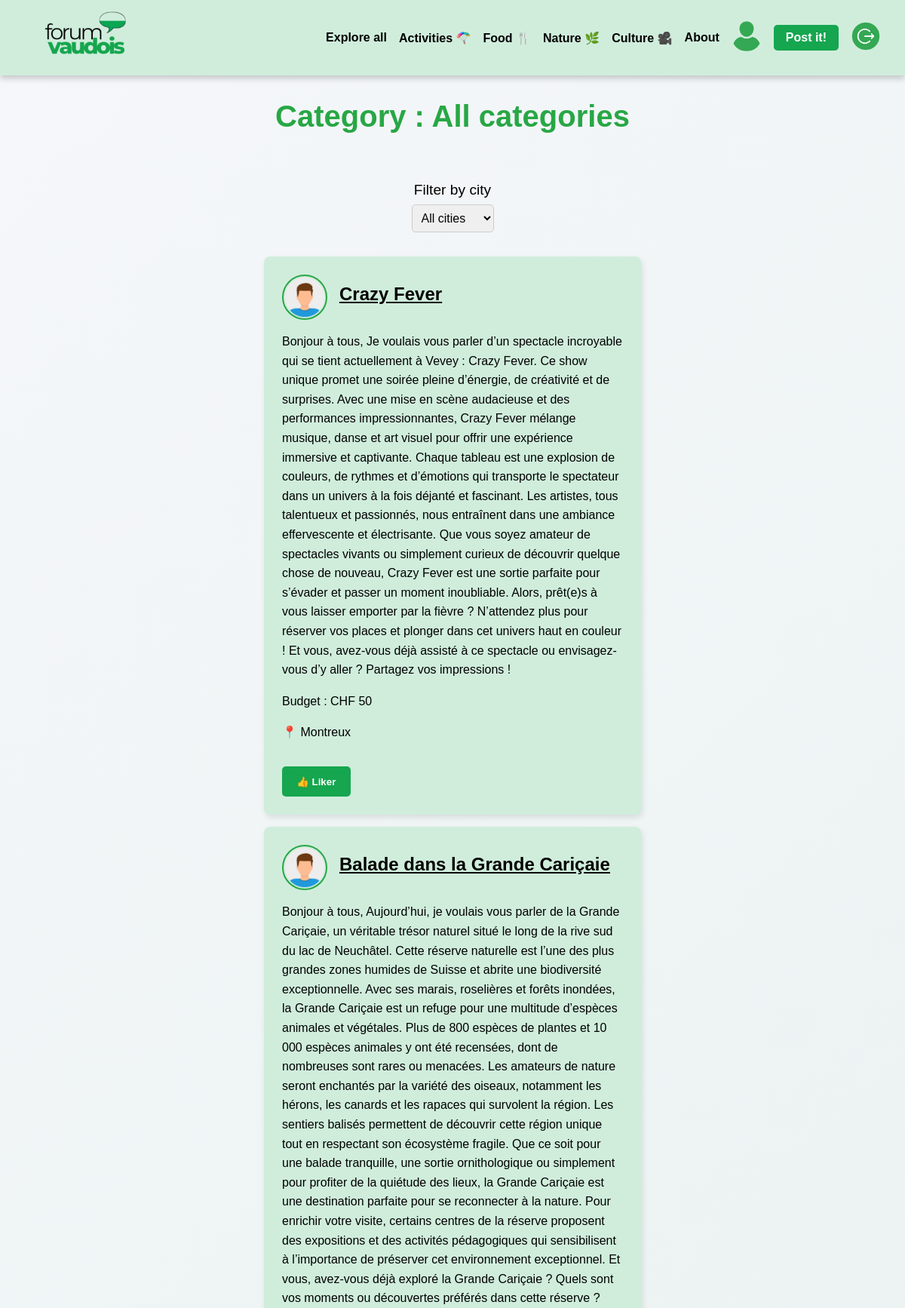
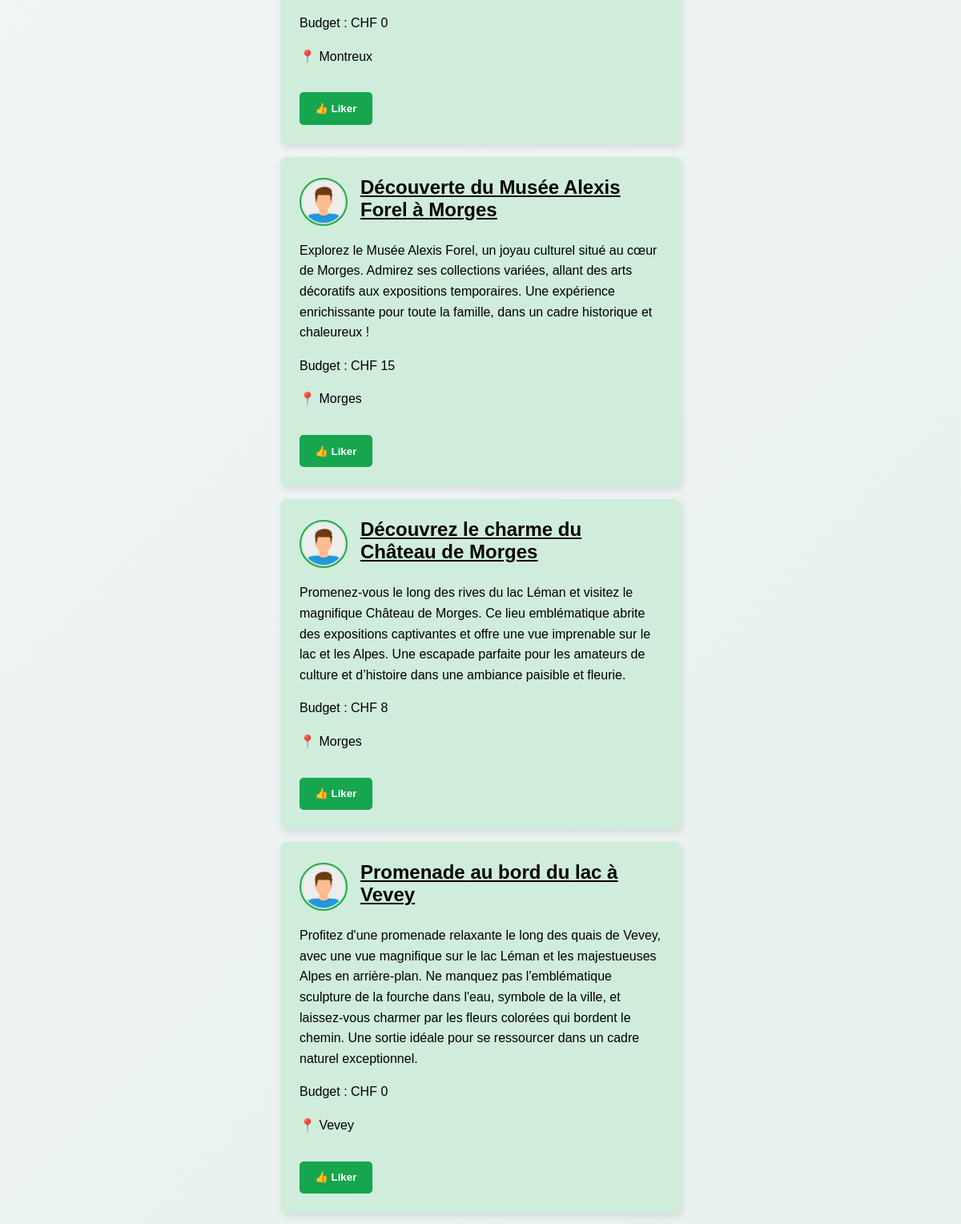
Page /pages/news.php (signed in, upper part) on the committed database (2 pictures, top to bottom).
### tables this page shows
CREATE TABLE Post (
    id INTEGER PRIMARY KEY AUTOINCREMENT,
    id_user INTEGER NOT NULL,
    id_city INTEGER NOT NULL,
    id_category INTEGER NOT NULL,
    title TEXT NOT NULL,
    text TEXT NOT NULL,
    budget REAL,
    address TEXT,
    created_at DATETIME DEFAULT CURRENT_TIMESTAMP,
    last_update DATETIME DEFAULT CURRENT_TIMESTAMP,
    FOREIGN KEY (id_user) REFERENCES User(id) ON DELETE CASCADE,
    FOREIGN KEY (id_city) REFERENCES City(id),
    FOREIGN KEY (id_category) REFERENCES Category(id)
);

### lang/lang_func.php (called while the page is built, shortened)
<?php
if (!function_exists('t')) {
    function t($key)
    {
        $language = getLanguage();
        $path = __DIR__ . DIRECTORY_SEPARATOR . "dictionaries" . DIRECTORY_SEPARATOR;
        $langFile = $path . "{$language}.php";
        $dictionary = require $langFile;
        return (array_key_exists($key, $dictionary))
            ? $dictionary[$key]
            : "[{$key}]";
    }
}
if (!function_exists('getLanguage')) {
    function getLanguage($defaultLanguage = 'fr')
    {
        $language = null;
        if (isset($_GET['lang'])) {
            $language = $_GET['lang'];
        } elseif (isset($_SESSION['LANG'])) {
            $language = $_SESSION['LANG'];
        } else {
            $language = getLanguageFromBrowser($defaultLanguage);
        }
        return $language;
    }
}
if (!function_exists('getSupportedLanguages')) {
    function getSupportedLanguages()
    {
        $path = __DIR__ . DIRECTORY_SEPARATOR . "dictionaries" . DIRECTORY_SEPARATOR;
        $files = glob($path . "*.php");
        $languages = [];
        foreach ($files as $file) {
            $languages[] = pathinfo($file, PATHINFO_FILENAME);
        }
        return $languages;
    }
}
if (!function_exists('loadLanguage')) {
    function loadLanguage($lang)
    {
        $path = __DIR__ . DIRECTORY_SEPARATOR . "dictionaries" . DIRECTORY_SEPARATOR;
        $langFile = $path . "{$lang}.php";
        return require $langFile;
    }
}

### src/CRUDManager/DbManagerCRUD.php (called while the page is built, shortened)
<?php
class DbManagerCRUD implements I_ApiCRUD
{
    private $db;
    public function __construct()
    {
        $config = parse_ini_file(__DIR__ . '/../../config/db.ini');
        $basePath = dirname(__DIR__, 2);
        $dsn = str_replace('%BASE_PATH%', $basePath, $config['dsn']);
        $username = $config['username'];
        $password = $config['password'];
        $this->db = new \PDO($dsn, $username, $password);
    }
    public function showPosts(): array
    {
        $sql = "SELECT * FROM post";
        $stmt = $this->db->query($sql);
        $posts = [];
        while ($row = $stmt->fetch(\PDO::FETCH_ASSOC)) {
            try {
                $posts[] = new Post(
                    $row['title'] ?? 'Titre par défaut',
                    $row['text'] ?? 'Contenu par défaut',
                    $row['budget'] ?? 0,
                    $row['id_user'] ?? 1,
                    $row['id_city'] ?? 1,
                    $row['id_category'] ?? 1,
                    isset($row['created_at']) ? new DateTime($row['created_at']) : new DateTime(),
                    isset($row['last_update']) ? new DateTime($row['last_update']) : new DateTime(),
                    $row['id'] ?? 0,
                    $row['address'] ?? 'Adresse par défaut'
                );
            } catch (\Exception $e) {
                error_log("Erreur lors de la création du Post : " . $e->getMessage());
            }
        }
        return $posts;
    }
}

### src/Entity/Post.php (called while the page is built, shortened)
<?php
class Post
{
    private int $id;
    private string $title;
    private string $text;
    private int $budget;
    private int $city;
    public function __construct(string $title, string $text, int $budget, int $author, int $city, int $category, DateTime $created_at, DateTime $last_update, int $id = 0, string $address = "")
    {
        $this->id = $id;
    }
    public function getId(): int
    {
        return $this->id;
    }
    public function setTitle(string $title): void
    {
        $this->title = $title;
    }
    public function getTitle(): string
    {
        return $this->title;
    }
    public function setText(string $text): void
    {
        $this->text = $text;
    }
    public function getText(): string
    {
        return $this->text;
    }
    public function setBudget(int $budget)
    {
        $this->budget = $budget;
    }
    public function getBudget(): int
    {
        return $this->budget;
    }
    public function setCity(int $city): void
    {
        $this->city = $city;
    }
    public function getCity(): int
    {
        return $this->city;
    }
}

### src/Entity/City.php (called while the page is built, shortened)
<?php
class City
{
    private $cityName;
    public function setCityName(string $cityName)
    {
        $options = "/^.{1,50}$/";
        $this->cityName = $cityName;
    }
    public function getCityName(): string
    {
        return $this->cityName;
    }
    public static function getCityById(int $id): City
    {
        $cityData = [
            1 => "Lausanne",
            3 => "Yverdon-les-Bains",
            2 => "Montreux",
            4 => "Vevey",
            5 => "Nyon",
            7 => "Renens",
            6 => "Morges"
        ];
        return new City($cityData[$id], $id);
    }
}

### pages/news.php (the view, shortened to what this page needs)
<?php
require_once __DIR__ . '/../lang/lang_func.php';
$categoryName = isset($_GET['category']) ? htmlspecialchars($_GET['category']) : 'all';
$cityId = isset($_GET['city']) ? (int)$_GET['city'] : 0;
$categories = [
    'food' => 1,
    'activity' => 2,
    'nature' => 3,
    'culture' => 4,
    'all' => 0,
];
try {
    $dbManager = new DbManagerCRUD();
    $posts = [];
    if ($categoryName == "all") {
        $posts = $dbManager->showPosts();
    } else {
        $posts = $dbManager->getPostsByCategory($categories[$categoryName]);
    }
} catch (Exception $e) {
    echo "Erreur lors de la récupération des posts : " . $e->getMessage();
    exit;
}
?>
<!DOCTYPE html>
<html lang="en">
<head>
    <link rel="stylesheet" href="../assets/css/style.css?v=<?= time(); ?>">
</head>
<body>
    <div class="wrapper">
        <?php include '../components/header.php'; ?>
        <main class="news-feed">
            <h1><?= t('category_title'); ?> : <?= ucfirst($messages['category_names'][$categoryName] ?? $categoryName); ?></h1>
            <form method="get" action="news.php" class="filter-form">
                <label for="city-filter"><?= t('filter_by_city'); ?></label>
                <select name="city" id="city-filter" onchange="this.form.submit()">
                    <option value="0" <?= $cityId === 0 ? 'selected' : ''; ?>><?= t('all_cities'); ?></option>
                </select>
            </form>
            <div class="posts-container">
                <?php if (!empty($posts)): ?>
                    <?php foreach ($posts as $post): ?>
                        <div class="post-card">
                            <div class="post-header">
                                <img src="../assets/images/user-avatar.png" alt="Auteur" class="post-avatar">
                                <a href="postDetails.php?id_post=<?= $post->getId(); ?>">
                                    <h2><?= htmlspecialchars($post->getTitle()); ?></h2>
                                </a>
                            </div>
                            <p class="post-content"><?= htmlspecialchars($post->getText()); ?></p>
                            <p class="post-budget">Budget : CHF <?= htmlspecialchars($post->getBudget()); ?></p>
                            <p class="post-location">
                                    📍 <?= htmlspecialchars(City::getCityById($post->getCity())->getCityName()) ?>
                                </p>
                            <div class="post-footer">
                                <form method="post" action="likePost.php">
                                    <button type="submit" class="like-button">👍 Liker</button>
                                </form>
                            </div>
                        </div>
                    <?php endforeach; ?>
                <?php else: ?>
                    <p><?= t('news_no_posts'); ?></p>
                <?php endif; ?>
            </div>
        </main>
    </div>
</body>
</html>

### assets/css/style.css (style rules this page uses)
* { margin: 0; padding: 0; box-sizing: border-box; font-family: "Arial", sans-serif; }
html, body { height: 100%; }
.wrapper { display: flex; flex-direction: column; background: linear-gradient(135deg, #f5f7fa 0%, #e3efea 100%); min-height: 100vh; }
.news-feed { display: flex; flex-direction: column; justify-content: center; padding: 2rem; flex: 1; }
.news-feed h1 { text-align: center; color: #28a745; font-size: 2.5rem; margin-bottom: 2rem; }
.posts-container { display: flex; flex-direction: column; gap: 1rem; align-items: center; }
.post-card { background-color: #d0eddc; border-radius: 8px; width: 90%; max-width: 500px; padding: 1.5rem; box-shadow: 2px 4px 8px rgba(0, 0, 0, 0.1); }
.post-header { display: flex; align-items: center; gap: 1rem; margin-bottom: 1rem; }
.post-avatar { width: 50px; height: 50px; border-radius: 50%; border: 2px solid #28a745; }
.post-card h2 { font-size: 1.5rem; color: #333; margin: 0; }
.post-footer { display: flex; justify-content: space-between; align-items: center; }
.post-location { font-size: 0.9rem; color: #666; }
.filter-form { display: flex; flex-direction: column; align-items: center; justify-content: center; margin: 2rem auto; text-align: center; }
.filter-form label { font-size: 1.2rem; margin-bottom: 0.5rem; }
.filter-form select { padding: 0.5rem; border-radius: 5px; border: 1px solid #ccc; font-size: 1rem; outline: none; cursor: pointer; }
.posts-container { display: flex; flex-direction: column; gap: 1rem; }
.post-header h2 { font-size: 1.5rem; color: black; margin: 0 0 0.5rem; text-decoration: underline; }
.post-card p { font-size: 1rem; color: black; margin-bottom: 1rem; line-height: 1.6; }
.post-avatar { width: 60px; height: 60px; border-radius: 50%; border: 2px solid #28a745; }
.like-button { background-color: #15a64f; color: #fff; padding: 0.8rem 1.2rem; border: none; border-radius: 5px; cursor: pointer; font-weight: bold; margin-top: 1rem; transition: background-color 0.3s ease; }

### rows in the picture
post: title "Crazy Fever", text "Bonjour à tous, Je voulais vous parler d’un spectacle incroyable qui se tient actuellement à Vevey : Crazy Fever. Ce show unique promet une soirée pleine d’énergie, de créativité et de surprises. Avec une mise en scène audacieuse et des performances impressionnantes, Crazy Fever mélange musique, danse et art visuel pour offrir une expérience immersive et captivante. Chaque tableau est une explosion de couleurs, de rythmes et d’émotions qui transporte le spectateur dans un univers à la fois déjanté et fascinant. Les artistes, tous talentueux et passionnés, nous entraînent dans une ambiance effervescente et électrisante. Que vous soyez amateur de spectacles vivants ou simplement curieux de…", budget "50", id_city "Montreux"
post: title "Balade dans la Grande Cariçaie", text "Bonjour à tous, Aujourd’hui, je voulais vous parler de la Grande Cariçaie, un véritable trésor naturel situé le long de la rive sud du lac de Neuchâtel. Cette réserve naturelle est l’une des plus grandes zones humides de Suisse et abrite une biodiversité exceptionnelle. Avec ses marais, roselières et forêts inondées, la Grande Cariçaie est un refuge pour une multitude d’espèces animales et végétales. Plus de 800 espèces de plantes et 10 000 espèces animales y ont été recensées, dont de nombreuses sont rares ou menacées. Les amateurs de nature seront enchantés par la variété des oiseaux, notamment les hérons, les canards et les rapaces qui survolent la région. Les sentiers balisés permettent…", budget "0", id_city "Montreux"
post: title "Découverte du Musée Alexis Forel à Morges", text "Explorez le Musée Alexis Forel, un joyau culturel situé au cœur de Morges. Admirez ses collections variées, allant des arts décoratifs aux expositions temporaires. Une expérience enrichissante pour toute la famille, dans un cadre historique et chaleureux !", budget "15", id_city "Morges"
post: title "Découvrez le charme du Château de Morges", text "Promenez-vous le long des rives du lac Léman et visitez le magnifique Château de Morges. Ce lieu emblématique abrite des expositions captivantes et offre une vue imprenable sur le lac et les Alpes. Une escapade parfaite pour les amateurs de culture et d’histoire dans une ambiance paisible et fleurie.", budget "8", id_city "Morges"
post: title "Promenade au bord du lac à Vevey", text "Profitez d'une promenade relaxante le long des quais de Vevey, avec une vue magnifique sur le lac Léman et les majestueuses Alpes en arrière-plan. Ne manquez pas l'emblématique sculpture de la fourche dans l'eau, symbole de la ville, et laissez-vous charmer par les fleurs colorées qui bordent le chemin. Une sortie idéale pour se ressourcer dans un cadre naturel exceptionnel.", budget "0", id_city "Vevey"

### other values in the picture
$messages['nav_all'] "Explore all"
$messages['nav_activities'] "Activities 🪂"
$messages['nav_food'] "Food 🍴"
$messages['nav_nature'] "Nature 🌿​"
$messages['nav_culture'] "Culture ​​🎥​"
$messages['nav_about'] "About"
t('category_title') "Category"
$messages['category_names'][$categoryName] "All categories"
t('filter_by_city') "Filter by city"
form field city "All cities"
